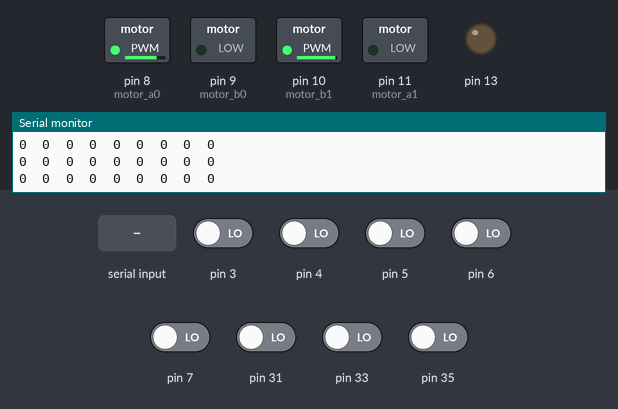
This sketch was run on a simulated Arduino Mega 2560, built with avr-gcc and run on an emulated ATmega2560. Shown: switched loads named in the sketch (green lamp = pin HIGH), output pins drawn as LEDs (lit = HIGH), the last lines printed to the serial monitor. The inputs (shaded band) are chosen by the test bench; at power-on: pin 3–7, pin 31, pin 33, pin 35 LOW.

Above: at 7.7 s.
7.8 s: pin 3 driven HIGH
At 8.7 s:
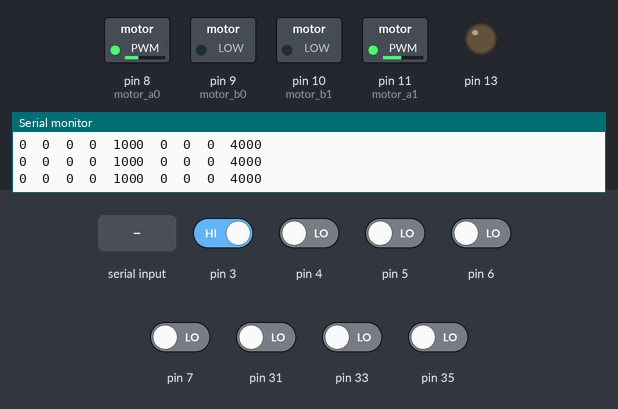
9.3 s: pin 5 driven HIGH
At 10.3 s:
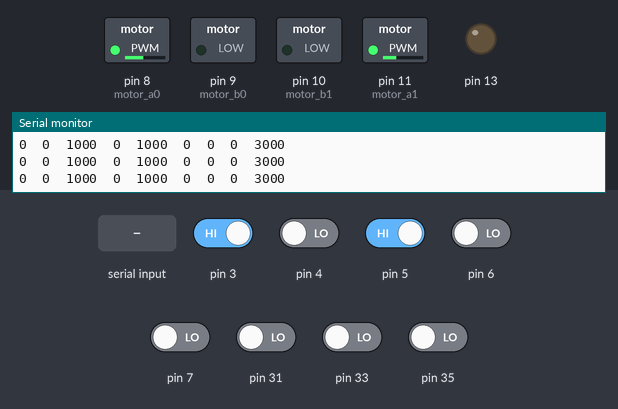
10.8 s: pin 33 driven HIGH
At 11.1 s:
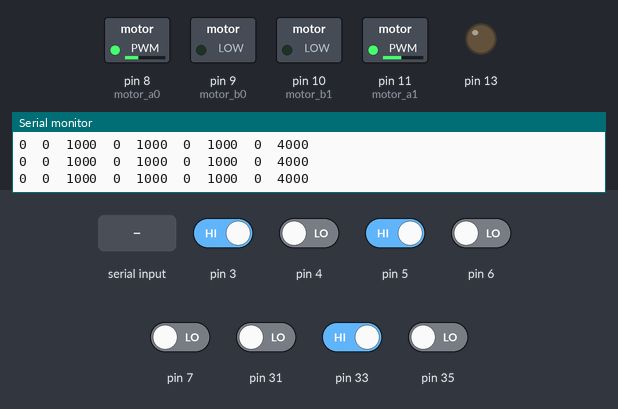
12.3 s: pin 35 driven HIGH
At 13.1 s:
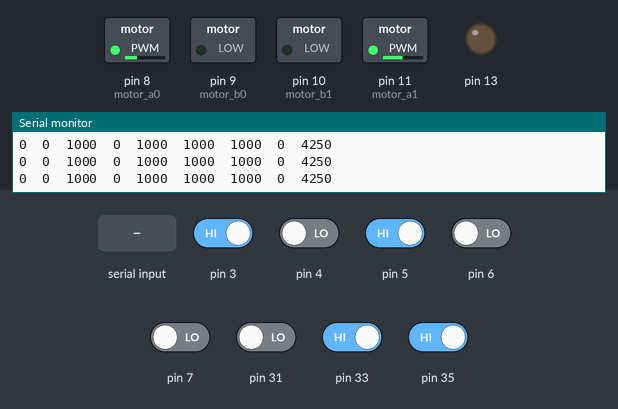
13.8 s: pin 7 driven HIGH
At 15.0 s:
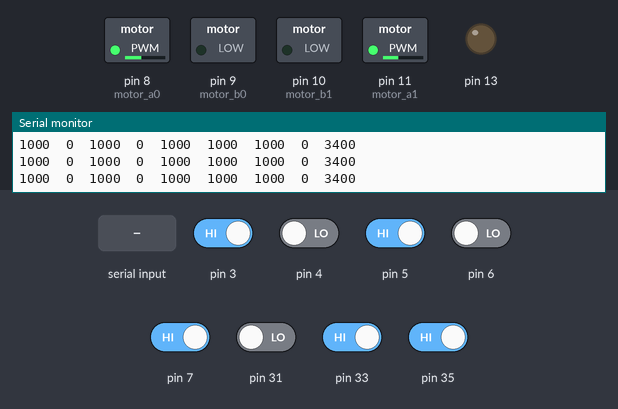
15.3 s: "P90\n" received over the second serial link
At 16.0 s:
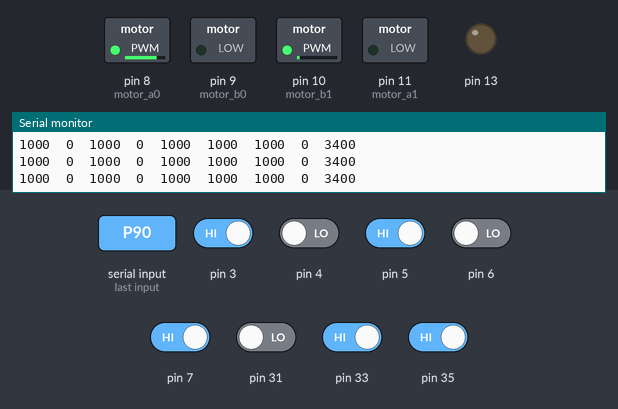
Timing chart, 0 to 17.8 s (numbered marks = the images above; inputs shaded):
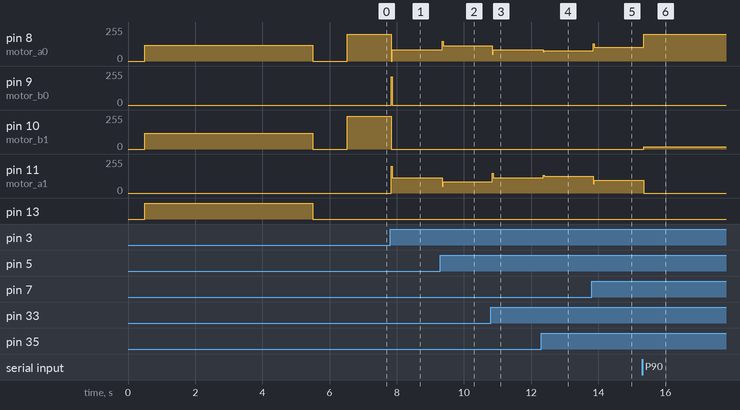

The sketch:

techfestFinalTRack.ino
```cpp
#include <EEPROM.h>
#include <QTRSensors.h>
//#include <SoftwareSerial.h>// import the serial library

#define NUM_SENSORS   8     // number of sensors used
#define TIMEOUT       2500  // waits for 2500 microseconds for sensor outputs to go low
#define EMITTER_PIN   QTR_NO_EMITTER_PIN     // emitter is controlled by digital pin 2

// sensors 0 through 7 are connected to digital pins 3 through 10, respectively
QTRSensorsRC qtrrc((unsigned char[]) {7, 6, 5, 4, 3, 35, 33, 31},
  NUM_SENSORS, TIMEOUT, EMITTER_PIN);
unsigned int sensorValues[NUM_SENSORS];


//const int rSpeed = 6;
//const int lSpeed = 5 ;
const int motor_a0 = 8;
const int motor_b0 = 9;
const int motor_a1 = 11;
const int motor_b1 = 10;

double correction;


int baseSpeed = 100;
int maxSpeed = 200;
int minSpeed = -240;

int lastError = 0;
int error = 0;
int p, intg, d;

double kp = 0.032; //80// 0.04
double ki = 0; //0.5//0
double kd = 0.032; //70//0.08

bool temp1;


unsigned int position;

String readText;
int BluetoothData;


bool bSV[NUM_SENSORS]; //sensor values in binary
int crit = 500;

int check30;

//int x= 0;
int count = 0;

void setup()
{
//  setPwmFrequency(5,1024);
 Serial.begin(9600);
  Serial3.begin(9600);

  delay(500);
  pinMode(13, OUTPUT);
  digitalWrite(13, HIGH);

  analogWrite(motor_a0, 120);
  analogWrite(motor_b0, LOW);
  analogWrite(motor_a1, LOW);
  analogWrite(motor_b1, 120);

  // turn on Arduino's LED to indicate we are in calibration mode
  for (int i = 0; i < 200; i++)  // make the calibration take about 10 seconds
  {
    qtrrc.calibrate();       // reads all sensors 10 times at 2500 us per read (i.e. ~25 ms per call)
  }

  stp();

  digitalWrite(13, LOW);     // turn off Arduino's LED to indicate we are through with calibration

  // print the calibration minimum values measured when emitters were on


  for (int i = 0; i < NUM_SENSORS; i++)
  {
    Serial.print(qtrrc.calibratedMaximumOn[i]);
    Serial.print(' ');
  }
  Serial.println();

  // print the calibration maximum values measured when emitters were on
  for (int i = 0; i < NUM_SENSORS; i++)
  {
    Serial.print(qtrrc.calibratedMinimumOn[i]);
    Serial.print(' ');
  }


  Serial.println();
  Serial.println();
  delay(1000);


}


void loop()
{
//  bool aaa = false;
  if(Serial3.available()) BT();
  readIR();

  //first counter
  if( count == 0 && sensorCheck("xxxxxxx1"))
  {
    movRig();
    count++;
  }

  //second counter
  if(count== 1 && sensorCheck("xxxxxxx1"))
  {
     while ( sensorCheck("0xx||xx0") )
    {
      goForward();
      readIR();
    }
     count++;
  }


  if(count== 2&& sensorCheck("1xxxxxxx"))
  {
     movLef();
     count++;
  }

  if(count == 3 && sensorCheck("11111111"))
  {
        while ( !sensorCheck("xx||||xx") && sumOfArrays() <3 )
    {
      goForward();
      readIR();
    }
    count++;
  }


  if(count == 4 && sensorCheck("11111111"))
  {
        while ( !sensorCheck("xx||||xx") && sumOfArrays() <3 )
    {
      goForward();
      readIR();
    }
    count++;
  }

  if(sensorCheck("11x00x11"))
  {
    invertSensor();

  }

  if(count == 5 && sensorCheck("xxxxxxx1"))
  {
        while ( !sensorCheck("|||xxxx0") )
    {
      goForward();
      readIR();
    }

  }


// add two circle logic with counters here!!!!!!!!!!!!!!!!!


  if(count == 5 && sensorCheck("xxxxxxx1"))
  {
     movRig();
     count++;
  }

   if(count == 6 && sensorCheck("xxxxxxx1"))
  {
     movRig();
     count++;
  }

//if (sensorCheck("11111111")) goForward();
//if (sensorCheck("00xx1111")) right_prior();
//else if (sensorCheck("1111xx00")) left_prior();

pidMove();

}// end of loop

void invertSensor()
{

  ///////////////////////////////////////////////////
}


void readIR()
{
  // read calibrated sensor values and obtain a measure of the line position from 0 to 5000
  // To get raw sensor values, call:
  //  qtrrc.read(sensorValues); instead of unsigned int position = qtrrc.readLine(sensorValues);

   position = qtrrc.readLine(sensorValues);

  for (unsigned char i = 0; i < NUM_SENSORS; i++)
  {
    if ( sensorValues[i]>crit ) bSV[i] = 1;
      else bSV[i] = 0;

    Serial.print(sensorValues[i]);
    Serial.print('\t');
  }
  //Serial.println(); // uncomment this line if you are using raw values
  Serial.println(position); // comment this line out if you are using raw values

  //delay(250);


}

void movRig()
{

    while ( !sensorCheck("0xx||xx0") ) /////////////////////////////////////////////////////////////////////////////////////////////////
    {
      goForward();
      readIR();
    }
    while ( !sensorCheck("00000000") )
    {
      goRight();
      readIR();
    }
    while (sumOfArrays() <3  )
    {
      goRight();
      readIR();
    }

}


void movLef()
{
   while ( !sensorCheck("0xx||xx0") )
    {
      goForward();
      readIR();
    }
    while ( !sensorCheck("0xx||xx0") || sumOfArrays() < 3)
    {
      goLeft();
      readIR();
    }

}

void goForward()
{
  analogWrite(motor_a0, baseSpeed);
  analogWrite(motor_b0, LOW);
  analogWrite(motor_a1, baseSpeed);
  analogWrite(motor_b1, LOW);

}

void goBackward()
{
  digitalWrite(motor_a0, LOW);
  digitalWrite(motor_b0, HIGH);
  digitalWrite(motor_a1, LOW);
  digitalWrite(motor_b1, HIGH);
}

void goRight()
{

  digitalWrite(motor_a0, baseSpeed);
  digitalWrite(motor_b0, LOW);
  digitalWrite(motor_a1, LOW);
  digitalWrite(motor_b1, baseSpeed);


}

void goLeft()
{
  digitalWrite(motor_a0, LOW);
  digitalWrite(motor_b0, baseSpeed);
  digitalWrite(motor_a1, baseSpeed);
  digitalWrite(motor_b1, LOW);


}

void stp()
{

//  analogWrite(rSpeed, 0);
//  analogWrite(lSpeed, 0);
  digitalWrite(motor_a0, LOW);
  digitalWrite(motor_b0, LOW);
  digitalWrite(motor_a1, LOW);
  digitalWrite(motor_b1, LOW);


}

boolean noLineIsThere()
{
  temp1 = true;

  for (int i = 0; i < NUM_SENSORS; i++)
  {
    if (sensorValues[i] == 0)
    {
      temp1 = temp1 && true;
    }

    else if  (sensorValues[i] == 1) temp1 = temp1 && false ;

  }


  return temp1;
}

void setPwmFrequency(int pin, int divisor) {
  byte mode;
  if(pin == 5 || pin == 6 || pin == 9 || pin == 10) {
    switch(divisor) {
      case 1: mode = 0x01; break;
      case 8: mode = 0x02; break;
      case 64: mode = 0x03; break;
      case 256: mode = 0x04; break;
      case 1024: mode = 0x05; break;
      default: return;
    }
    if(pin == 5 || pin == 6) {
      TCCR0B = TCCR0B & 0b11111000 | mode;
    } else {
      TCCR1B = TCCR1B & 0b11111000 | mode;
    }
  } else if(pin == 3 || pin == 11) {
    switch(divisor) {
      case 1: mode = 0x01; break;
      case 8: mode = 0x02; break;
      case 32: mode = 0x03; break;
      case 64: mode = 0x04; break;
      case 128: mode = 0x05; break;
      case 256: mode = 0x06; break;
      case 1024: mode = 0x7; break;
      default: return;
    }
    TCCR2B = TCCR2B & 0b11111000 | mode;
  }
}


void BT()
{
  while (Serial3.available())
  {
    delay(3);
    char c =  Serial3.read();
    readText += c;

  }

  if (readText.length() > 0)
  {
    //Serial.println(readText);
    if (readText[0] == 'P') kp = converter(readText);
    else if (readText[0] == 'I') ki = converter(readText);
    else if (readText[0] == 'D') kd = converter(readText);
    else if (readText[0] == 'B') baseSpeed = converter(readText);
    else if (readText[0] == 'H') maxSpeed = converter(readText);
    else if (readText[0] == 'L') minSpeed = -converter(readText);
    else if (readText[0] == 'S'){


    }
  }
    readText="";


}


float converter (String x)
{
  int l = x.length();
  char z[l];
  for ( int i=0; i<l; i++)
    z[i] = x[i+1];
  return atof(z);
}


int sensorCheck(String val)
{
    //int bSV[]={0,0,0,1,1,1,0,1};
    //char* val = "0xx||oo1";

    int rarray[8];
    int returnVal = 1;

    for (int i=7; i>=0; i--)
    {
        if ( val[i]=='x' || ( bSV[i]==1 && val[i]=='1' ) || (bSV[i]==0 && val[i]=='0') ) rarray[i]=1;
        else if ( val[i]=='|' && bSV[i]==1 )  rarray[i]=2;
        else if ( val[i]=='|' && bSV[i]==0 ) rarray[i]=3;
        else if ( val[i]=='o' && bSV[i]==0 ) rarray[i]=8;
        else if ( val[i]=='o' && bSV[i]==1 ) rarray[i]=9;
        else rarray[i]=0;
        //printf("%d", rarray[i]);
    }

    //printf("\n");

    for (int i=0; i<8; i++)
    {

        int chkr = 0;
        if (rarray[i]==2 || rarray[i]==3)
        {
            int j = i;
            int k = i;

            while(j<8 && (rarray[j]==2 || rarray[j]==3))
            {
                if ( rarray[j]==2 ) chkr = 1;
                j++;
            }
            while(k<8 && (rarray[k]==2 || rarray[k]==3))
            {
                if ( chkr == 1) rarray[k]=1;
                else rarray[k]=0;
                k++;
            }

        }

        if (rarray[i]==8 || rarray[i]==9)
        {
            int j = i;
            int k = i;

            while(j<8 && (rarray[j]==8 || rarray[j]==9))
            {
                if ( rarray[j]==8 ) chkr = 1;
                j++;
            }
            while(k<8 && (rarray[k]==8 || rarray[k]==9))
            {
                if ( chkr == 1) rarray[k]=1;
                else rarray[k]=0;
                k++;
            }

        }

        //printf("%d", rarray[i]);
        returnVal*=rarray[i];
    }
    //printf("\n\n\n%d\n\n",returnVal);

    return returnVal; //0;
}

int sumOfArrays()
{
  int sum;
  for (int i=7; i>=0; i--)
  {
    sum=+bSV[i];
  }
  return sum;
}

void pidMove()
{

  error=position-3500;

  p = error;
  intg += error;
  d = error - lastError;
  lastError = error;

  if (intg > 255) {
    intg = 255;
  };
  if (intg < -255) {
    intg = -255;
  };


  correction = (kp * p) + (ki * intg) + (kd * d);

  int  rightMotorSpeed = baseSpeed + correction;
  int leftMotorSpeed = baseSpeed - correction;

  if (rightMotorSpeed < minSpeed) rightMotorSpeed = minSpeed;
  else if (rightMotorSpeed > maxSpeed) rightMotorSpeed = maxSpeed;

  if (leftMotorSpeed < minSpeed) leftMotorSpeed = minSpeed;
  else if (leftMotorSpeed > maxSpeed) leftMotorSpeed = maxSpeed;

  if ( leftMotorSpeed > 0 && rightMotorSpeed > 0)
  {
      analogWrite(motor_a0, leftMotorSpeed);
      analogWrite(motor_b0, LOW);
      analogWrite(motor_a1, rightMotorSpeed);
      analogWrite(motor_b1, LOW);
  }
  else if ( leftMotorSpeed < 0 && rightMotorSpeed > 0)
  {

      analogWrite(motor_b0, leftMotorSpeed);
      analogWrite(motor_a0, LOW);
      analogWrite(motor_b1, LOW);
      analogWrite(motor_a1, rightMotorSpeed);
  }

  else if ( leftMotorSpeed > 0 && rightMotorSpeed < 0)
  {
      analogWrite(motor_b0, LOW);
      analogWrite(motor_a0, leftMotorSpeed);
      analogWrite(motor_b1, rightMotorSpeed);
      analogWrite(motor_a1, LOW);

  }

}
```

Measured:
- after the input at 7.8 s, pin 8 (motor_a0): 200/255 → 84/255 at once; pin 9 (motor_b0): 0/255 → 212/255 at once, → 0/255 0.03 s later; pin 10 (motor_b1): 244/255 → 0/255 at once; pin 11 (motor_a1): 0/255 → 116/255 at once
- after the input at 9.3 s, pin 8 (motor_a0): 84/255 → 116/255 after 0.05 s; pin 11 (motor_a1): 116/255 → 84/255 after 0.05 s
- after the input at 10.8 s, pin 8 (motor_a0): 116/255 → 84/255 at once; pin 11 (motor_a1): 84/255 → 116/255 at once
- after the input at 12.3 s, pin 8 (motor_a0): 84/255 → 76/255 after 0.06 s; pin 11 (motor_a1): 116/255 → 124/255 after 0.06 s
- after the input at 13.8 s, pin 8 (motor_a0): 76/255 → 103/255 after 0.05 s; pin 11 (motor_a1): 124/255 → 96/255 after 0.05 s
- after the input at 15.3 s, pin 8 (motor_a0): 103/255 → 200/255 after 0.05 s; pin 10 (motor_b1): 0/255 → 16/255 after 0.05 s; pin 11 (motor_a1): 96/255 → 0/255 after 0.05 s
